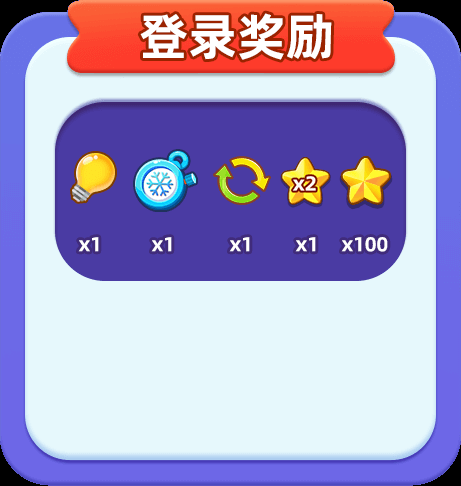
#> input picture chinese_test_images/dk_dljl.png, 461 x 486 px
$ python preprocessor.py -i ../chinese_test_images/dk_dljl.png
#> lines starting #> are read from the running program, lines starting #| are printed output that depends on the picture; after the words box and inside, x2 and y2 are one past the last pixel; in counts of white or black regions, pixels touching at a corner belong together
#> in main, image is the input picture: shape (486, 461, 3); mean B, G, R 198.4, 158.1, 167
"""
图像预处理模块
提供多种图像预处理方法，用于提高OCR识别率
"""

import cv2
import numpy as np
from typing import Dict, Tuple, List, Optional


class ImagePreprocessor:
    """图像预处理器"""

    @staticmethod
    def to_grayscale(image: np.ndarray) -> np.ndarray:
        """转换为灰度图像"""
        if len(image.shape) == 3:
            return cv2.cvtColor(image, cv2.COLOR_BGR2GRAY)
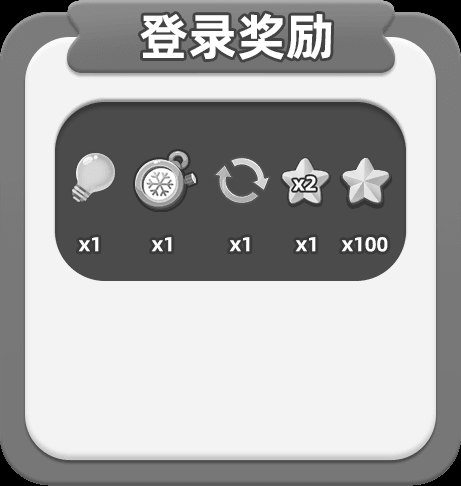
#> returned value: shape (486, 461); min 0, max 255, mean 165.2
        return image

    @staticmethod
    def adaptive_histogram_equalization(image: np.ndarray) -> np.ndarray:
        """自适应直方图均衡化"""
        gray = ImagePreprocessor.to_grayscale(image)
        clahe = cv2.createCLAHE(clipLimit=2.0, tileGridSize=(8, 8))
        return clahe.apply(gray)

    @staticmethod
    def enhance_contrast(image: np.ndarray, alpha=1.5, beta=0) -> np.ndarray:
        """增强对比度"""
#> called with alpha = 1.5, beta = 0
        return cv2.convertScaleAbs(image, alpha=alpha, beta=beta)
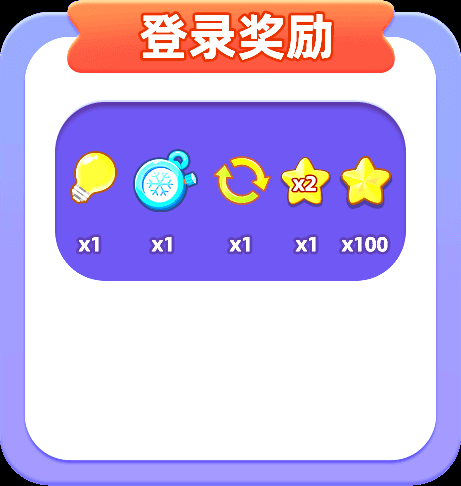
#> returned value: shape (486, 461, 3); mean of channels 0, 1, 2 226.1, 182, 199; drawn as B, G, R

    @staticmethod
    def denoise(image: np.ndarray) -> np.ndarray:
        """降噪处理"""
        if len(image.shape) == 3:
            return cv2.fastNlMeansDenoisingColored(image, None, 10, 10, 7, 21)
        else:
            return cv2.fastNlMeansDenoising(image, None, 10, 7, 21)

    @staticmethod
    def adaptive_threshold(image: np.ndarray) -> np.ndarray:
        """自适应阈值二值化"""
        gray = ImagePreprocessor.to_grayscale(image)
        return cv2.adaptiveThreshold(
            gray, 255, cv2.ADAPTIVE_THRESH_GAUSSIAN_C,
            cv2.THRESH_BINARY, 11, 2
        )
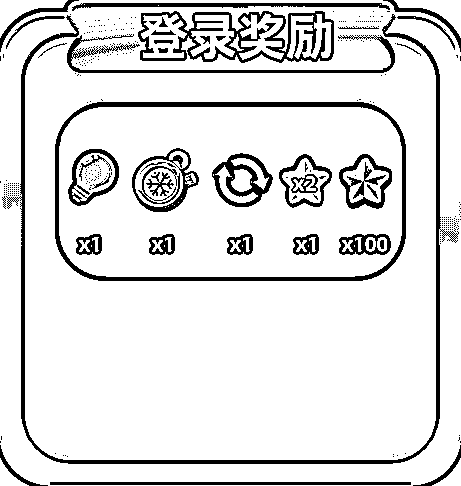
#> returned value: shape (486, 461); 87.9% white; 353 black regions (312 under 20 px), largest, box (x1, y1, x2, y2) and area: (6, 14, 459, 464) 5369, (55, 102, 406, 281) 4236, (138, 11, 334, 63) 3406

    @staticmethod
    def sharpen(image: np.ndarray) -> np.ndarray:
        """锐化处理"""
        kernel = np.array([[-1, -1, -1],
                           [-1,  9, -1],
                           [-1, -1, -1]])
#> kernel = [[-1, -1, -1], [-1, 9, -1], [-1, -1, -1]]
        return cv2.filter2D(image, -1, kernel)
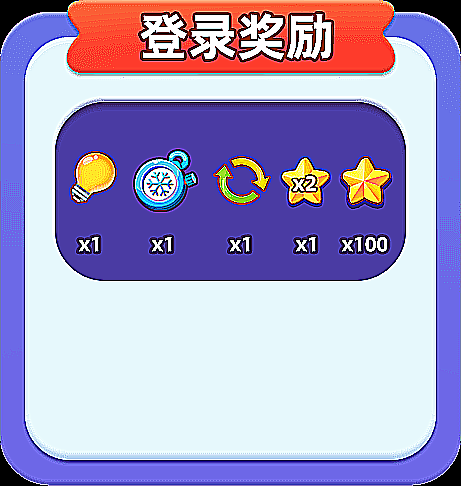
#> returned value: shape (486, 461, 3); mean of channels 0, 1, 2 197.8, 157.2, 164.7; drawn as B, G, R

    @staticmethod
    def gaussian_blur(image: np.ndarray, kernel_size=(5, 5)) -> np.ndarray:
        """高斯模糊"""
#> called with kernel_size = (5, 5)
        return cv2.GaussianBlur(image, kernel_size, 0)
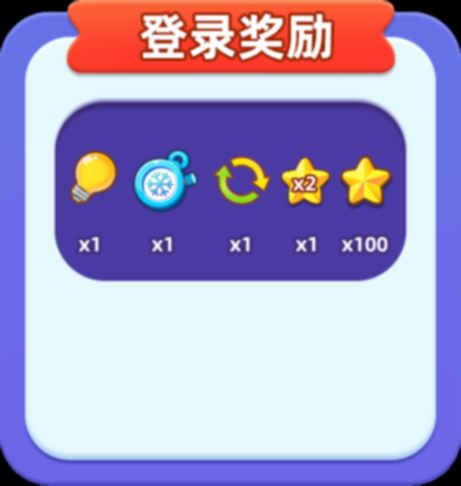
#> returned value: shape (486, 461, 3); mean of channels 0, 1, 2 198.4, 158.1, 167; drawn as B, G, R

    @staticmethod
    def deskew(image: np.ndarray) -> np.ndarray:
        """倾斜校正"""
        # 转换为灰度图像
        gray = ImagePreprocessor.to_grayscale(image)

        # 二值化
        thresh = cv2.threshold(gray, 0, 255, cv2.THRESH_BINARY_INV + cv2.THRESH_OTSU)[1]
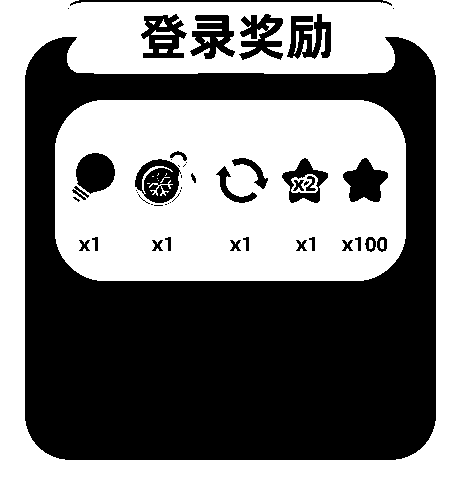
#> thresh: shape (486, 461); 50.6% white; 49 black regions (20 under 20 px)

        # 查找轮廓
        contours, _ = cv2.findContours(thresh, cv2.RETR_EXTERNAL, cv2.CHAIN_APPROX_SIMPLE)
#> contours = 1 contour; box (x1, y1, x2, y2) and area: (0, 0, 461, 486) 222433

        if not contours:
            return image

        # 选择最大的轮廓
        largest_contour = max(contours, key=cv2.contourArea)
#> largest_contour = contour of 38 points, box (x1, y1, x2, y2) (0, 0, 461, 486), area 222433

        # 计算最小外接矩形
        rect = cv2.minAreaRect(largest_contour)
#> rect = ((230, 242.5), (485, 460), -90)
        angle = rect[2]
#> angle = -90

        # 调整角度范围
        if angle < -45:
            angle = 90 + angle
#> angle = 0

        # 只有当角度不是接近水平或垂直时才进行校正
        if abs(angle) < 0.5:
            return image

        # 获取旋转矩阵
        (h, w) = image.shape[:2]
        center = (w // 2, h // 2)
        M = cv2.getRotationMatrix2D(center, angle, 1.0)

        # 应用旋转
        rotated = cv2.warpAffine(image, M, (w, h), flags=cv2.INTER_CUBIC,
                                borderMode=cv2.BORDER_REPLICATE)

        return rotated

    @staticmethod
    def binarize(image: np.ndarray) -> np.ndarray:
        """全局二值化"""
        gray = ImagePreprocessor.to_grayscale(image)
        _, binary = cv2.threshold(gray, 0, 255, cv2.THRESH_BINARY + cv2.THRESH_OTSU)
#> binary: shape (486, 461); 49.4% white; 49 white regions (20 under 20 px), largest, box (x1, y1, x2, y2) and area: (25, 37, 436, 460) 98921, (135, 159, 181, 203) 1254, (287, 14, 331, 59) 1238
        return binary

    def apply_all_preprocessors(self, image: np.ndarray) -> Dict[str, np.ndarray]:
        """应用所有预处理器并返回结果字典"""
        results = {
            "original": image.copy(),
            "grayscale": self.to_grayscale(image),
            "adaptive_histogram": self.adaptive_histogram_equalization(image),
            "contrast_enhanced": self.enhance_contrast(image),
            "denoised": self.denoise(image),
            "adaptive_threshold": self.adaptive_threshold(image),
            "sharpened": self.sharpen(image),
            "gaussian_blur": self.gaussian_blur(image),
            "deskewed": self.deskew(image),
            "binarized": self.binarize(image)
        }
        return results

    def get_preprocessor_by_name(self, name: str):
        """根据名称获取预处理方法"""
        processors = {
            "original": lambda img: img.copy(),
            "grayscale": self.to_grayscale,
            "adaptive_histogram": self.adaptive_histogram_equalization,
            "contrast_enhanced": self.enhance_contrast,
            "denoised": self.denoise,
            "adaptive_threshold": self.adaptive_threshold,
            "sharpened": self.sharpen,
            "gaussian_blur": self.gaussian_blur,
            "deskewed": self.deskew,
            "binarized": self.binarize
        }

        return processors.get(name, lambda img: img.copy())


def main():
    """测试预处理器"""
    import argparse
    import os

    parser = argparse.ArgumentParser(description="测试图像预处理器")
    parser.add_argument("--input", "-i", required=True, help="输入图像路径")
    parser.add_argument("--output", "-o", help="输出目录")
    parser.add_argument("--method", "-m", help="要测试的单个预处理方法")

    args = parser.parse_args()

    # 读取图像
    image = cv2.imread(args.input)
    if image is None:
        print(f"无法读取图像: {args.input}")
        return

    preprocessor = ImagePreprocessor()

    # 准备输出目录
    if args.output:
        os.makedirs(args.output, exist_ok=True)
    else:
        args.output = os.path.dirname(args.input) or "."

    # 获取图像文件名（不含扩展名）
    base_name = os.path.splitext(os.path.basename(args.input))[0]

    # 如果指定了单个方法，则仅测试该方法
    if args.method:
        processor_fn = preprocessor.get_preprocessor_by_name(args.method)
        if processor_fn:
            processed = processor_fn(image)
            output_path = os.path.join(args.output, f"{base_name}_{args.method}.jpg")
            cv2.imwrite(output_path, processed)
            print(f"已保存 {args.method} 处理结果至 {output_path}")
        else:
            print(f"未知的预处理方法: {args.method}")
    else:
        # 应用所有预处理方法
        results = preprocessor.apply_all_preprocessors(image)
#> results = 10 items

        # 保存结果
        for name, processed in results.items():
            output_path = os.path.join(args.output, f"{base_name}_{name}.jpg")
            cv2.imwrite(output_path, processed)
#> this loop made 10 passes

        print(f"已保存所有预处理结果至 {args.output}")
#| 已保存所有预处理结果至 ../chinese_test_images


if __name__ == "__main__":
    main()
